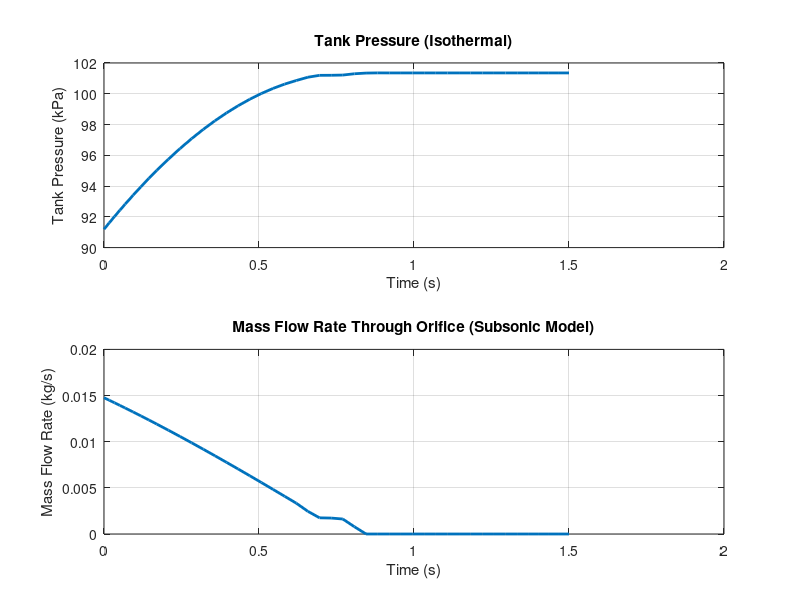

Recreate this plot in MATLAB.
%%%%%%%%%%%%%%%%%%%%%%%%%%%%%%%%%%%%%%%%%%%%%%%%%%%%%%%%%%%%%%%%%%%%%
% 
% This MATLAB script simulates compressible air intake into a
% constant-volume tank using ODE45. It computes the tank pressure over time
% (isothermal ideal-gas dp/dt) and the mass flow rate through an equivalent
% orifice. 
%
% We test whether the mass-flow equation from the reference paper behaves
% correctly in a simple, known case. If pressures rises toward upstream and
% mdot decays to ~0 with reasonable trends, the equation is trusted before
% adding variable area A(t).
%
% Author: Joaquin Alarcon
%   
%%%%%%%%%%%%%%%%%%%%%%%%%%%%%%%%%%%%%%%%%%%%%%%%%%%%%%%%%%%%%%%%%%%%%

function Reed_valve_validation()
    % Gas Properties
    gamma = 1.4; % Ratio of specific heats (Cp/Cv)
    R = 287.0; % Specific gas constant for air [J/(kg*K)]
    
    % Upstream (ambient) conditions
    P_up = 101325; % Upstream (ambient) pressure [Pa] 
    T_up = 293.15; % upstream (ambient) pressure [K]
    rho_up = P_up / (R*T_up); % upsteam density. Assuming it is an ideal gas [kg/m^3]
    
    % Tank and Orifice Geometry
    tankVolume = 0.05; % Volume of the tank. For a fixed inflow mdot, a smaller volume increase pressure faster [m^3]
    A_orifice  = 1e-4; % Effective open area of the orifice [m^2]
    
    % Isothermal tank temperature. 
    % (It is reasonable just for basic "sanity check" because it avoids modeling heat transfer)
    T_tank = T_up; % Tank temperature stays constant over time [K]
    
    % Simulation settings
    % The ODE solver will pick its own internal time steps adaptively
    tSpan = [0, 1.5]; % defining the time interval for the simulation [s]
    % We start the tank at 90% of the upsteam pressure. It will be
    % "slightly under-pressurized".
    P0_tank = 0.90 * P_up; % Initial pressure inside the tank [Pa]
    
    % Define the ODE function handle
    % The ODE function returns dP_tank/dt at each time step based on
    % current tank pressure, flow model and 
    % isothermal tank relation: dp/dt = (R*T_tank/V_tank) * mdot_in
    odeFun = @(t, P_tank) tankPressureODE_isothermal(t, P_tank, gamma, R, P_up, T_up, T_tank, tankVolume, A_orifice);
    
    % Solving the ODE using ode45
    % This will give use the time vector that was chosen by solver and the
    % pressure solved at eac time value t.
    [t, P_tank] = ode45(odeFun, tSpan, P0_tank);
    
    % Compute mass flow rate mdot at each recorded time point
    % This uses the SUBSONIC compressible orifice model (THERE IS NO
    % CHOCKING YET). 
    % Upstream is fixed
    mdot = arrayfun(@(P) orificeMassFlow_subsonic(P_up, T_up, P, A_orifice, gamma, R), P_tank); % Compute mass flow rate
    
    % Package results and exports to workspace
    results = [t, P_tank, mdot]; % Combining time, pressure, and mass flow rate into one matrix.
    assignin('base', 'TankChargingData', results);
    
     %% --- Plot results ---
     
        figure(1);
        subplot(2,1,1);
        plot(t, P_tank/1000, 'LineWidth', 2);
        grid on;
        xlabel('Time (s)');
        ylabel('Tank Pressure (kPa)');
        title('Tank Pressure (Isothermal)');
        subplot(2,1,2);
        plot(t, mdot, 'LineWidth', 2);
        grid on;
        xlabel('Time (s)');
        ylabel('Mass Flow Rate (kg/s)');
        title('Mass Flow Rate Through Orifice (Subsonic Model)');
end

function dPdt = tankPressureODE_isothermal(~, P_tank, gamma, R, P_up, T_up, T_tank, V_tank, A_orifice)
    % If tank pressure is at/above upstream, no inflow. (I'm not truly
    % sure whether we should include backwards flow).
    if P_tank >= P_up
        dPdt = 0;
        return;
    end
    % Calling the other function in order to get the mass flow rate.
    mdot_in = orificeMassFlow_subsonic(P_up, T_up, P_tank, A_orifice, gamma, R); 
    % Isothermal ideal gas in fixed volume: 
    % dp/dt = (R*T/V)*mdot
    % For an ideal gas in vessel of constant volume V and constant
    % Temperature T.
    dPdt = (R * T_tank / V_tank) * mdot_in;
end


function mdot = orificeMassFlow_subsonic(P_up, T_up, P_down, A, gamma, R)
    % Returns subsonic compressible mass flow rate through an orifice.
    % Uses ideal gas: rho = P/(R*T)
    if A <= 0 || P_down >= P_up
        mdot = 0;
        return;
    end
    rho_up = P_up / (R * T_up); 
    r = P_down / P_up;  % pressure ratio (down/up), 0<r<1 for inflow
    % Subsonic compressible orifice mass-flux term (written with rho_up)
    sqrtInner = 2 * P_up * rho_up * (gamma/(gamma - 1)) * (r^(2/gamma)) * (1 - r^((gamma - 1)/gamma));
    % Numerical guard (near r ~ 1 can cause tiny negative due to roundoff)
    if sqrtInner <= 0
        mdot = 0;
    else
        mdot = A * sqrt(sqrtInner);
    end
end
